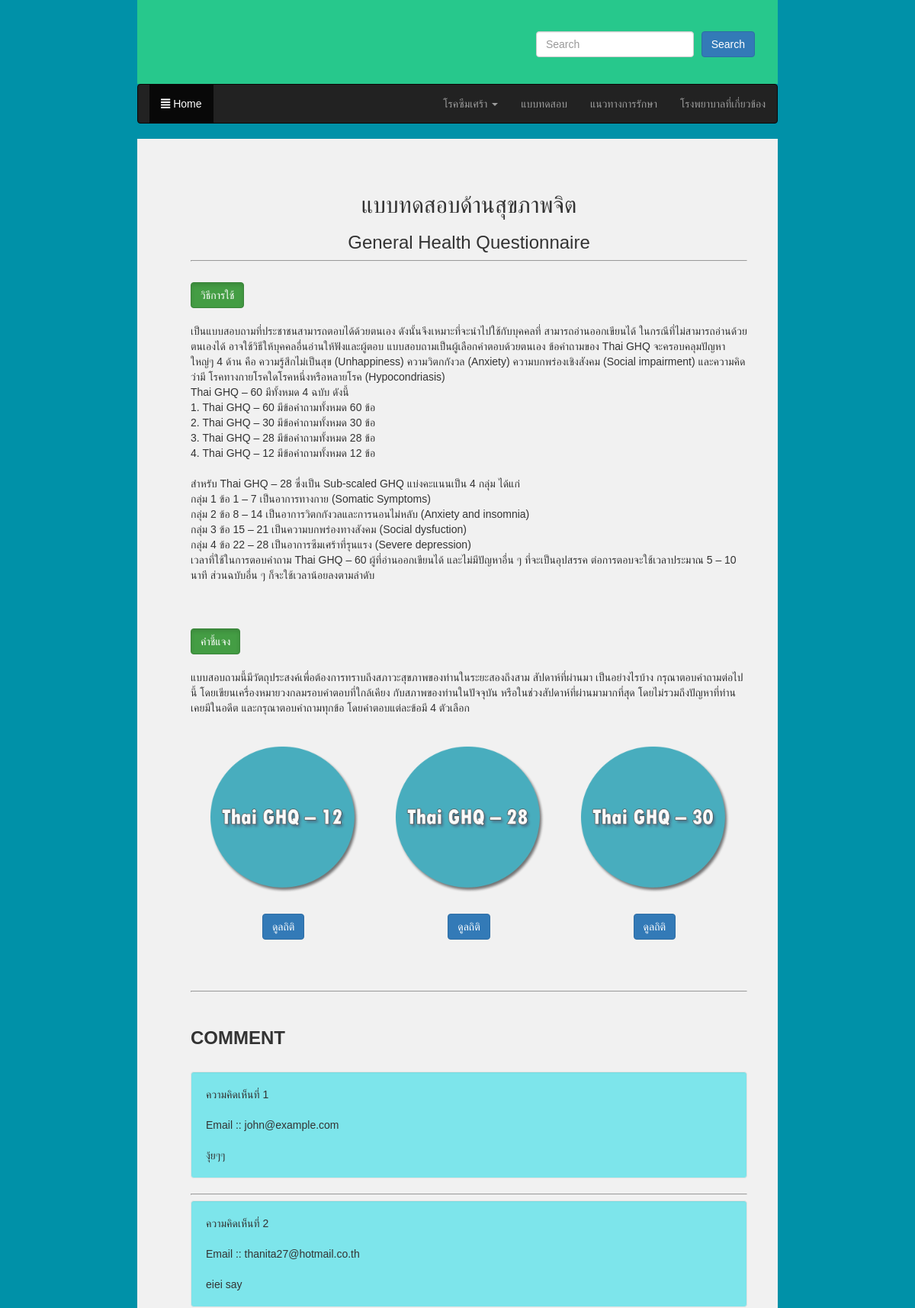
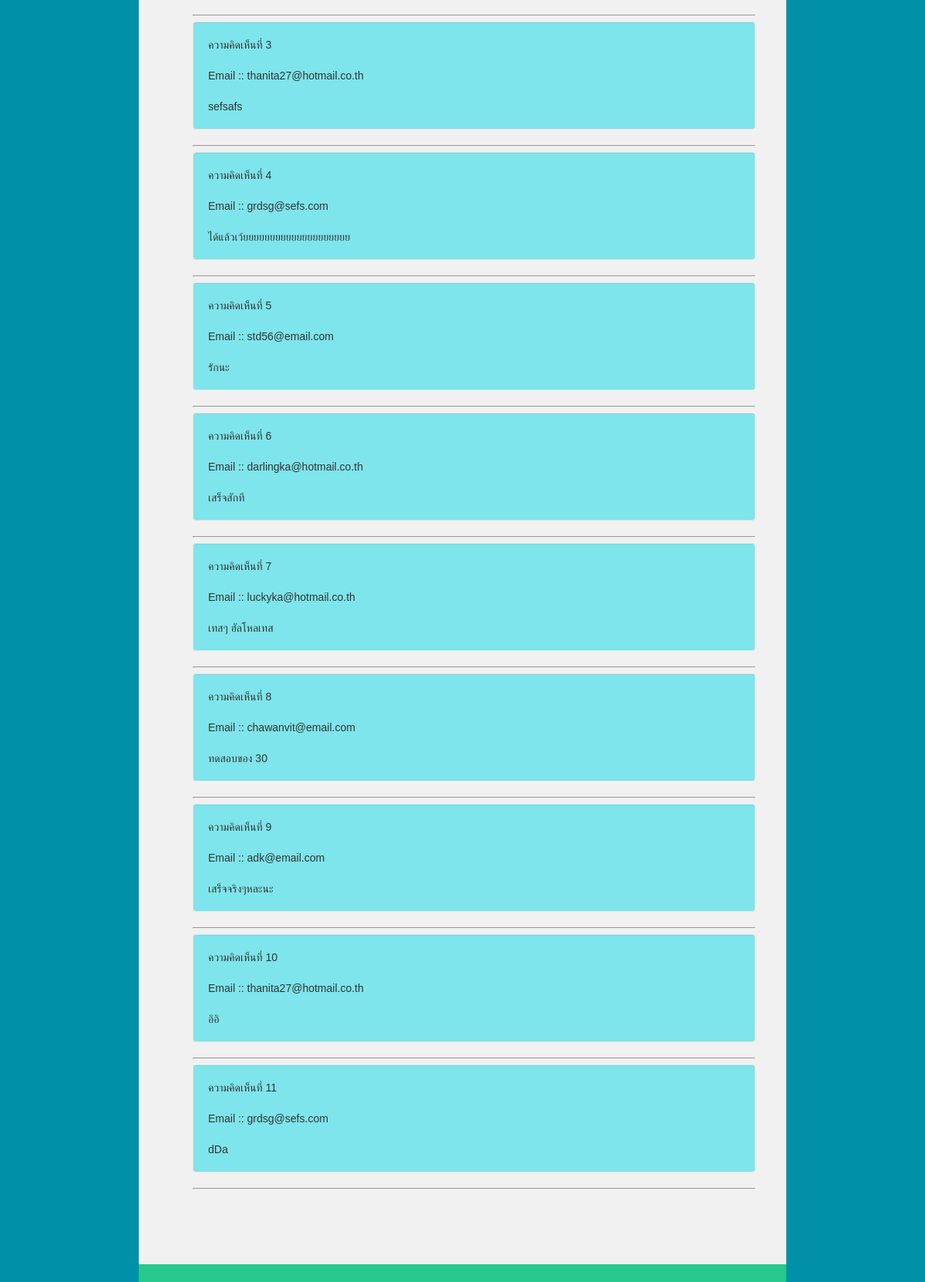
Page /test.php (upper part) on the committed database (2 pictures, top to bottom).
### tables this page shows
CREATE TABLE `comment` (
  `id_cos` int(10) NOT NULL,
  `comment` varchar(250) NOT NULL,
  `email` varchar(100) NOT NULL
);

### test.php (the view, shortened to what this page needs)
<!DOCTYPE html>
<html lang="en">
<head>
<link rel="stylesheet" href="https://maxcdn.bootstrapcdn.com/bootstrap/3.3.7/css/bootstrap.min.css">
<link rel='stylesheet' href='https://use.fontawesome.com/releases/v5.4.1/css/all.css'>
</head>
<body>
<header>
	<eiei><form class="form-inline my-2 my-lg-0" action="https://www.google.co.th/search" method="GET" target="_blank">
      		<input class="form-control mr-sm-1" type="text" placeholder="Search" name="q" id="q">
      		<button type="submit" class="btn btn-primary" action="submit">Search</button>
    	</form></eiei>
</header>
<nav class="navbar navbar-inverse">
  <div class="container-fluid">
    <ul class="nav navbar-nav">
      <li class="active"><a href="home.php"><i class='fas fa-align-justify' style='font-size:14px;color:white'></i>  Home  </a></li>
    </ul>
    <ul class="nav navbar-nav navbar-right">
      <li class="dropdown" ><a class="dropdown-toggle" data-toggle="dropdown" href="#" >  โรคซึมเศร้า  <span class="caret"></span></a>
      </li>
      <li><a href="test.php">  แบบทดสอบ  </a></li>
      <li><a href="heal.php">  แนวทางการรักษา  </a></li>
      <li><a href="connect.php">  โรงพยาบาลที่เกี่ยวข้อง  </a></li>
    </ul>
  </div>
</nav>
<section>
  <article>
   <center> <h2>แบบทดสอบด้านสุขภาพจิต</h2></center>
<center> <h3>General Health Questionnaire</h3></center>
   <hr><br>
<button type="button" class="btn btn-success active">วิธีการใช้</button><br><br>
เป็นแบบสอบถามที่ประชาชนสามารถตอบได้ด้วยตนเอง ดังนั้นจึงเหมาะที่จะนำไปใช้กับบุคคลที่ สามารถอ่านออกเขียนได้ ในกรณีที่ไม่สามารถอ่านด้วยตนเองได้ อาจใช้วิธีให้บุคคลอื่นอ่านให้ฟังและผู้ตอบ แบบสอบถามเป็นผู้เลือกคำตอบด้วยตนเอง
ข้อคำถามของ Thai GHQ จะครอบคลุมปัญหาใหญ่ๆ 4 ด้าน คือ ความรู้สึกไม่เป็นสุข (Unhappiness) ความวิตกกังวล (Anxiety) ความบกพร่องเชิงสังคม (Social impairment) และความคิดว่ามี โรคทางกายโรคใดโรคหนึ่งหรือหลายโรค (Hypocondriasis)<br>
Thai GHQ – 60 มีทั้งหมด 4 ฉบับ ดังนี้<br>
1.	Thai GHQ – 60 มีข้อคำถามทั้งหมด 60 ข้อ<br>
2.	Thai GHQ – 30 มีข้อคำถามทั้งหมด 30 ข้อ<br>
3.	Thai GHQ – 28 มีข้อคำถามทั้งหมด 28 ข้อ<br>
4.	Thai GHQ – 12 มีข้อคำถามทั้งหมด 12 ข้อ<br>
<br>
สำหรับ Thai GHQ – 28 ซึ่งเป็น Sub-scaled GHQ แบ่งคะแนนเป็น 4 กลุ่ม ได้แก่<br>
กลุ่ม 1 ข้อ 1 – 7 เป็นอาการทางกาย (Somatic Symptoms)<br>
กลุ่ม 2 ข้อ 8 – 14 เป็นอาการวิตกกังวลและการนอนไม่หลับ (Anxiety and insomnia)<br>
กลุ่ม 3 ข้อ 15 – 21 เป็นความบกพร่องทางสังคม (Social dysfuction)<br>
กลุ่ม 4 ข้อ 22 – 28 เป็นอาการซึมเศร้าที่รุนแรง (Severe depression)<br>
เวลาที่ใช้ในการตอบคำถาม Thai GHQ – 60 ผู้ที่อ่านออกเขียนได้ และไม่มีปัญหาอื่น ๆ ที่จะเป็นอุปสรรค ต่อการตอบจะใช้เวลาประมาณ 5 – 10 นาที ส่วนฉบับอื่น ๆ ก็จะใช้เวลาน้อยลงตามลำดับ<br>
<br><br><br>
<button type="button" class="btn btn-success active">คำชี้แจง</button>
<br><br>
แบบสอบถามนี้มีวัตถุประสงค์เพื่อต้องการทราบถึงสภาวะสุขภาพของท่านในระยะสองถึงสาม สัปดาห์ที่ผ่านมา เป็นอย่างไรบ้าง กรุณาตอบคำถามต่อไปนี้ โดยเขียนเครื่องหมายวงกลมรอบคำตอบที่ใกล้เคียง กับสภาพของท่านในปัจจุบัน หรือในช่วงสัปดาห์ที่ผ่านมามากที่สุด โดยไม่รวมถึงปัญหาที่ท่านเคยมีในอดีต และกรุณาตอบคำถามทุกข้อ โดยคำตอบแต่ละข้อมี 4 ตัวเลือก
<br><br><br>
<div class="container-fluid">
  <div class="row">
    <div class="col-sm-4" >
	<center><i1><a href="test1.php"><img src="test1.png" width=200px></a></i1><br><br>
		<a href="graph.php" class="btn btn-primary" role="button">ดูลถิติ</a>
	</center><br>
    </div>
    <div class="col-sm-4" >
	<center><i1><a href="test2.php"><img src="test2.png" width=200px></a></i1><br><br>
		<a href="graph2.php" class="btn btn-primary" role="button">ดูลถิติ</a>
	</center><br>
    </div>
    <div class="col-sm-4" >
	<center><i1><a href="test3.php"><img src="test3.png" width=200px></a></i1><br><br>
  		<a href="graph3.php" class="btn btn-primary" role="button">ดูลถิติ</a>
	</center><br>
    </div>
  </div>
</div>
 <br><br><hr><br>
 <h3><strong>COMMENT</strong></h3>
 <br>
<?php
	$servername = "localhost";
	$username = "root";
	$password = "";
	$dbname = "web";
	$conn = mysqli_connect($servername, $username, $password, $dbname);
	mysqli_query($conn,"SET character_set_results=utf8");
	mysqli_query($conn,"SET character_set_client=utf8");
	mysqli_query($conn,"SET character_set_connection=utf8");
	$result = mysqli_query($conn, "SELECT * FROM `comment`");
	while($row = mysqli_fetch_array($result)) {
			echo "<div class='well' style='background-color:#7DE5EB '>";
			echo "ความคิดเห็นที่ ".$row[0];
			echo "<br><br>";
			echo "Email :: ".$row[2];
			echo "<br><br>";
			echo $row[1];
			echo "</div>";
			echo "<hr>";
        }
	echo "<br><br>";
?>
  </article>
</section>
<footer>
  <div class="row" >
    <div class="col-sm-8" margin= left>
      <br><h4><u>ABOUT AS</u></h4><br>
    </div>
    <div class="col-sm-2" margin= right>
    </div>
    <div class="col-sm-4" margin= right>
    <br><br>
    </div>
</div>
</footer>
</body>
</html>

### test.php (style rules this page uses)
* { box-sizing: border-box; }
body { background-color:rgb(0, 145, 168); font-family: MS Sans Serif ,Arial, Helvetica, sans-serif; }
nav { width: 70%; margin: auto auto; }
header { margin: auto auto; background-color: rgba(49, 214, 134 , 0.8); width: 70%; padding: 30px; font-size: 35px; color: white; }
eiei { text-align: right; }
article { float: left; padding: 20px; width: 100%; background-color: #f1f1f1; padding-top: 50px; padding-right: 40px; padding-bottom: 50px; padding-left: 70px; }
section { clear: both; margin: auto auto; width: 70%; }
footer { background-color: rgba(49, 214, 134 , 0.8); text-align: left; padding: 20px; color: black; width: 70%; margin: auto auto; }
hr { display: block; margin-top: 0.5em; margin-bottom: 0.5em; margin-left: auto; margin-right: auto; border-style: inset; border-width: 1px; }
i1 { filter:alpha(opacity=70); opacity:.7; -webkit-transition:1.0s; -moz-transition:1.0s; -o-transition:1.0s; }
img { -webkit-transition: 1.0s!important; -moz-transition: 1.0s!important; }

### rows in the picture
comment: id_cos "1", email "john@example.com", comment "งุ้ยๆๆ"
comment: id_cos "2", email "thanita27@hotmail.co.th", comment "eiei say"
comment: id_cos "3", email "thanita27@hotmail.co.th", comment "sefsafs"
comment: id_cos "4", email "grdsg@sefs.com", comment "ได้แล้วเว้ยยยยยยยยยยยยยยยยยยยย"
comment: id_cos "5", email "std56@email.com", comment "รักนะ"
comment: id_cos "6", email "darlingka@hotmail.co.th", comment "เสร็จสักที"
comment: id_cos "7", email "luckyka@hotmail.co.th", comment "เทสๆ ฮัลโหลเทส"
comment: id_cos "8", email "chawanvit@email.com", comment "ทดสอบของ 30"
comment: id_cos "9", email "adk@email.com", comment "เสร็จจริงๆหละนะ"
comment: id_cos "10", email "thanita27@hotmail.co.th", comment "อิอิ"
comment: id_cos "11", email "grdsg@sefs.com", comment "dDa"
